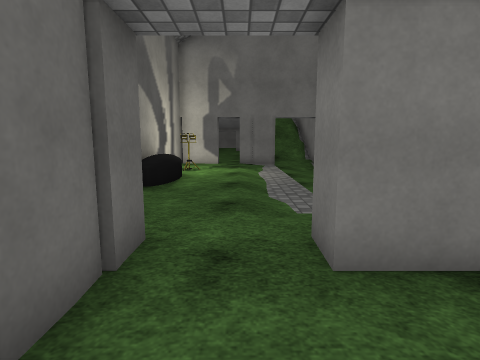
View 1 (above)

16 first-person views from a walk through a scene from a Unity 3-D project. The camera is 1.3 m above the floor, tilts 8° down and sees 80° across. The floor is counted in squares, 1 m on a side. Each view is taken from the middle of a square. On the plan, view 1 faces up. The plan holds only what a view shows up to about 13 squares ahead; the rest is blank. The place goes on beyond the plan. The player character is not drawn. Some surface patterns are stand-ins.

View 2
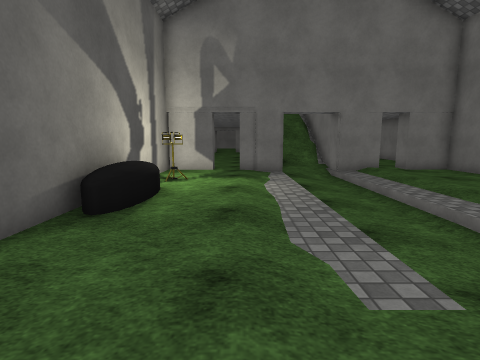

View 3
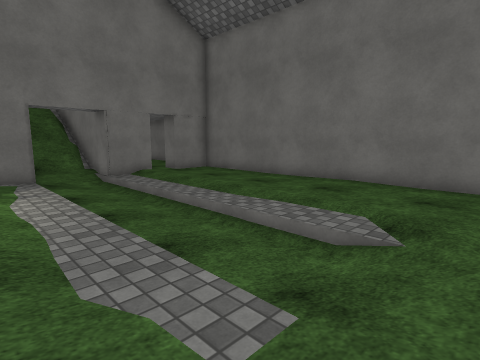

View 4
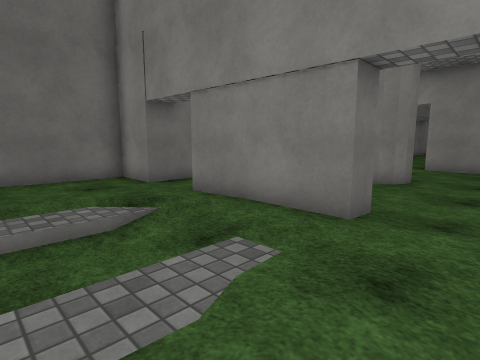

View 5
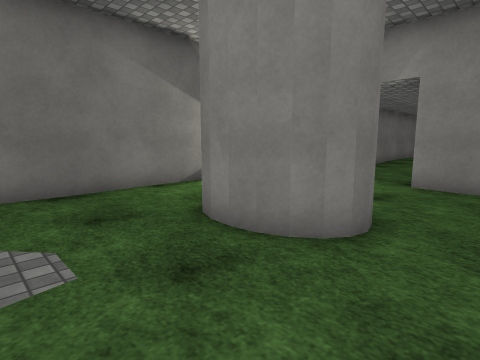

View 6
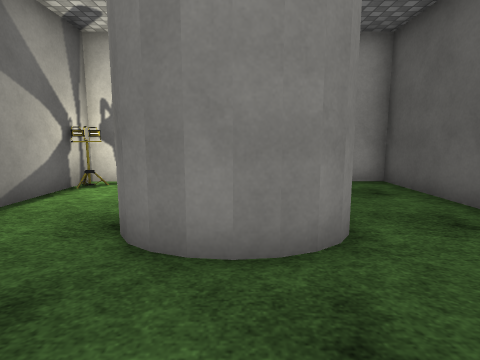

View 7
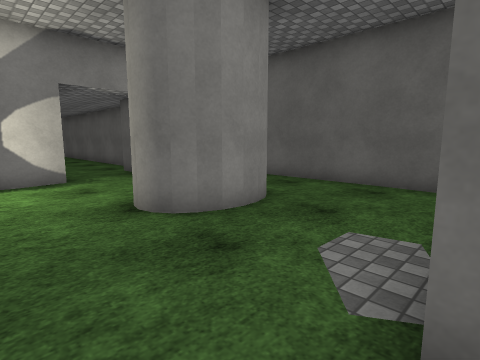

View 8
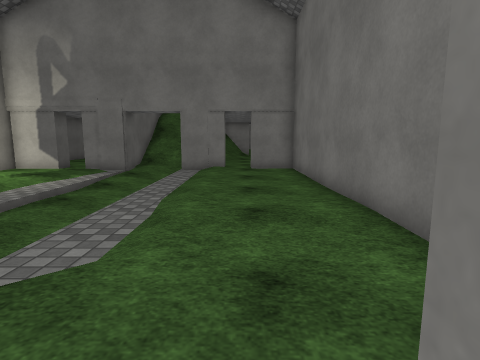

View 9
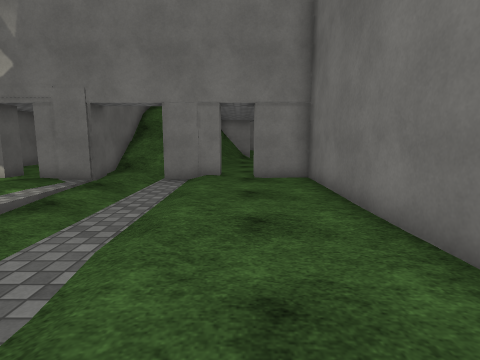

View 10
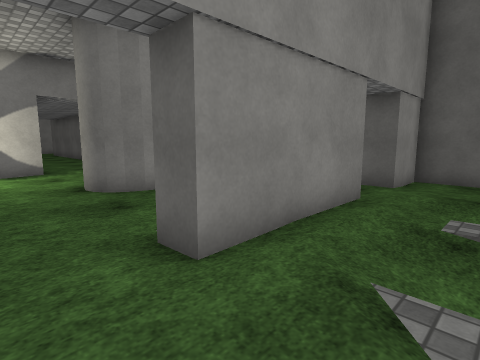

View 11
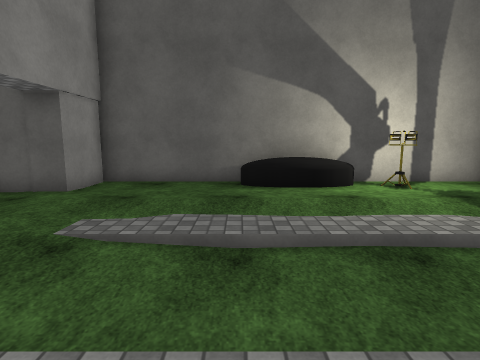

View 12
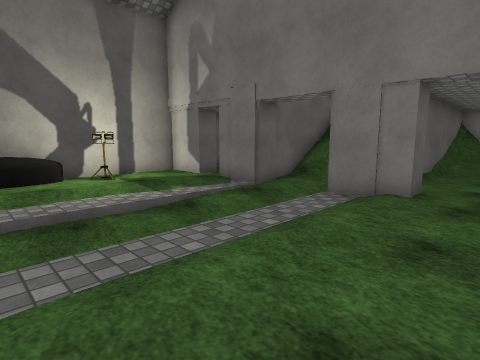

View 13
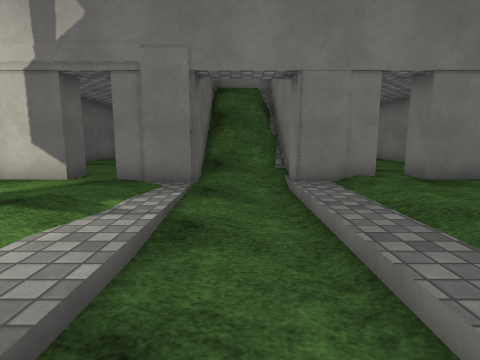

View 14
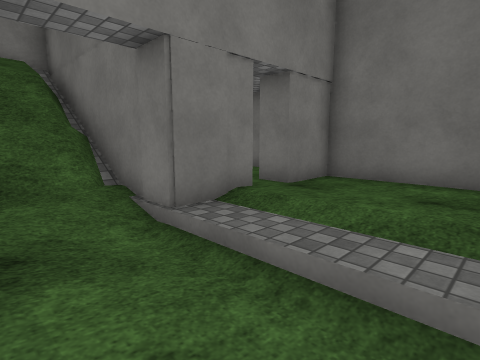

View 15
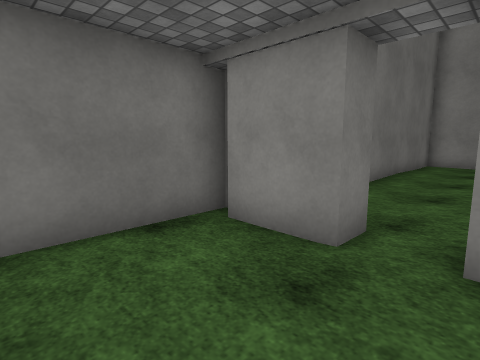

View 16
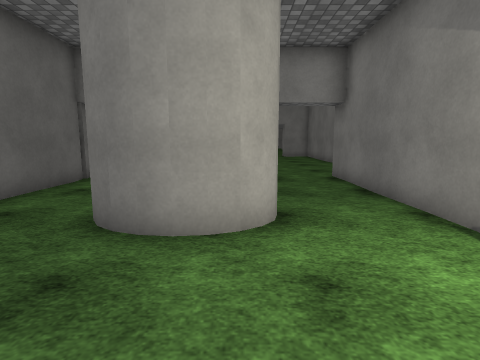

### Floor plan
Key: @ floor where view 1 was taken; # wall or solid block; . main floor; - floor 0.25 m lower than the main floor; _ floor 0.5 m lower than the main floor; / step, stairs or slope; = window, fence, low wall or low ledge; ^ raised ledge; O other object.
Columns run from 3 left of view 1 to 10 right of it. Each row starts with its distance up from view 1.
 20      #/=#....#
 19      #//#....#
 18      #//#....#
 17      #//##.###
 16 ######//##.###
 15 #..../--/....#
 14 #...//--/....#
 13 #O..//--/....#
 12 #...//--/....#
 11 #=..//--/....#
 10 ^^..//--/....#
  9 ^^..//--.....#
  8 #...//-_.....#
  7 #...//-_.....#
  6 #...//-/.....#
  5 #....///.....#
  4 #..........###
  3 ###.#####..#
  2   #........#
  1   #........#
  0   #@.......#
 -1   #..###...#
 -2   #..###...#
 -3   #..###...#
 -4   #........#
 -5   #........#
 -6   #.......O#
 -7   ####..####
 -8      #..
 -9      #..

Positions as (right, up) in squares from view 1, and headings:
1: (0, 0), facing up
2: (0, 3), facing up
3: (0, 4), facing up-right
4: (-1, 8), facing down-right
5: (0, 2), facing down-right
6: (3, 2), facing down
7: (7, 3), facing down-left
8: (7, 3), facing up
9: (7, 6), facing up
10: (7, 6), facing down-left
11: (6, 8), facing left
12: (8, 9), facing up-left
13: (3, 9), facing up
14: (2, 12), facing up-right
15: (6, 20), facing down-right
16: (4, -7), facing up
